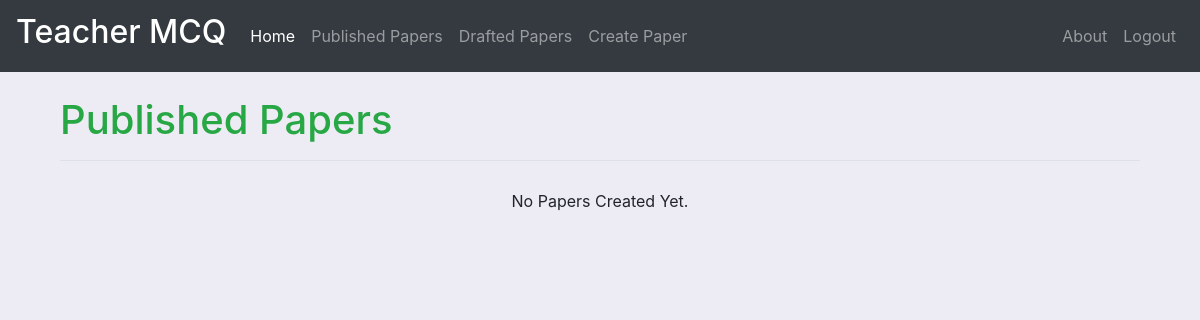
Before: /teacher/published/papers/1/ (signed in) with the older database file.
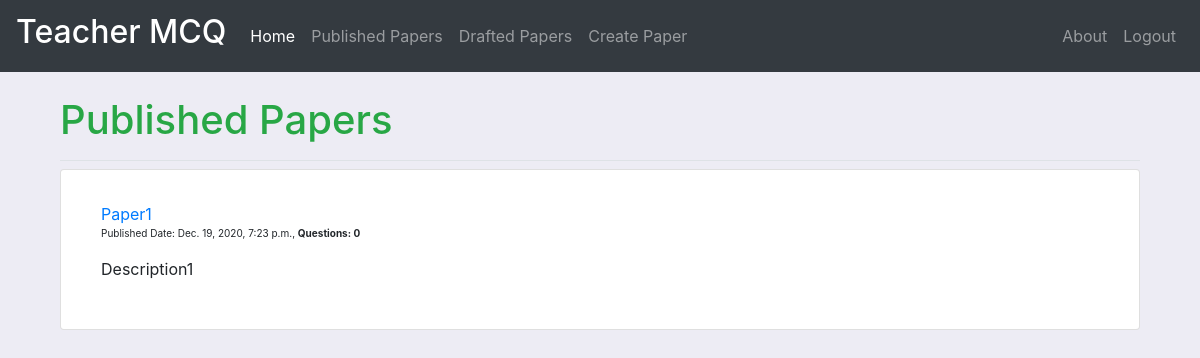
After: the same page with the newer database file.
### teacher_app/models.py (models this page shows, shortened)
class Paper(models.Model):
    id = models.AutoField(primary_key=True)
    name = models.CharField(max_length=100,default="")
    slug = models.SlugField(allow_unicode=True, unique=True,null=True)
    user = models.ForeignKey(User,related_name="paper",null=True,on_delete=models.CASCADE)
    date = models.DateTimeField(auto_now=True)
    description = models.TextField(blank=True)
    is_published = models.BooleanField(default=False)
    pub_date = models.DateTimeField(auto_now=True)
    class Meta:
        ordering = ['-pub_date']
    def save(self,*args,**kwargs):
        self.slug = slugify(self.id)
        super().save(*args,**kwargs)

### teacher_app/views.py (the view)
# urls.py: path('published/papers/',PublishedListPaper.as_view(),name="published_paper_list"),
@method_decorator(decorators, name="dispatch")
class PublishedListPaper(ListView):
    model = Paper
    template_name = "published_paper_list.html"
    def get_queryset(self):
        try:
            self.paper_user = Paper.objects.filter(user=self.request.user).filter(
                is_published=True
            )
        except:
            raise Http404
        else:
            try:
                self.cache = (
                    Paper.objects.select_related("user")
                    .filter(user=self.request.user)
                    .get(id__iexact=self.kwargs.get("id"))
                )
                if not self.cache.is_published:
                    self.cache.is_published = True
                    self.cache.pub_date = datetime.now()
                    self.cache.save()
            except:
                pass
            return self.paper_user
    def get_context_data(self, **kwargs):
        context = super().get_context_data(**kwargs)
        context["paper_user"] = self.paper_user
        return context

### teacher_app/templates/published_paper_list.html
{% extends 'teacher_base.html' %}
{% load bootstrap4 %}
{% block base_block %}
<div class="container" style="margin-bottom:20px">
    <div class="pb-2 mt-4 mb-2 border-bottom">
        <h1 class="text-success">Published Papers</h1>
    </div>
    {% if not paper_list.count %}
        <div class="card-body text-center">No Papers Created Yet.</div>
    {% endif %}
    <ul class="list-group">
        {% for paper in paper_list %}
        <li class="card list-group-item">
        <div class="card-body">
            <a href="{% url 'teacher_app:question_list' slug=paper.slug %}">{{paper.name}}</a><br>
            <p style="font-size:10px">Published Date: {{paper.pub_date}},  <strong>Questions: {{paper.question.count}}</p></strong></p>
            {% if paper.description %}<p>{{paper.description}}</p>{% endif %}
        </div>
        </li>
        {% endfor %}
    </ul>
</div>
{% endblock base_block %}

Changed rows visible on the page:
added Paper: name "Paper1", pub_date "Dec. 19, 2020, 7:23 p.m.", question.count "0", description "Description1"
Other visible differences:
text no longer shown: "No Papers Created Yet."
